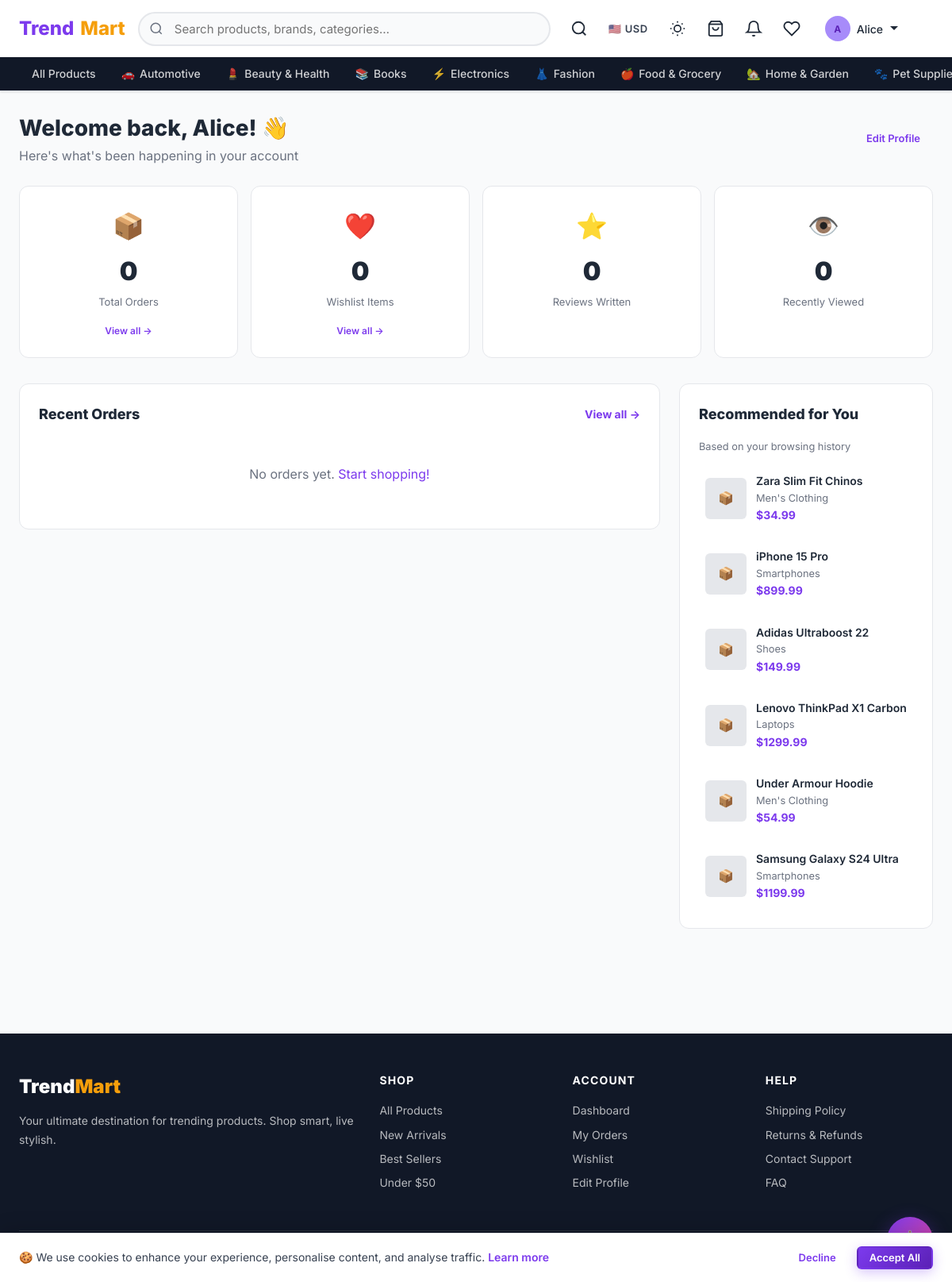
The app's page /dashboard/ (signed in), older data.
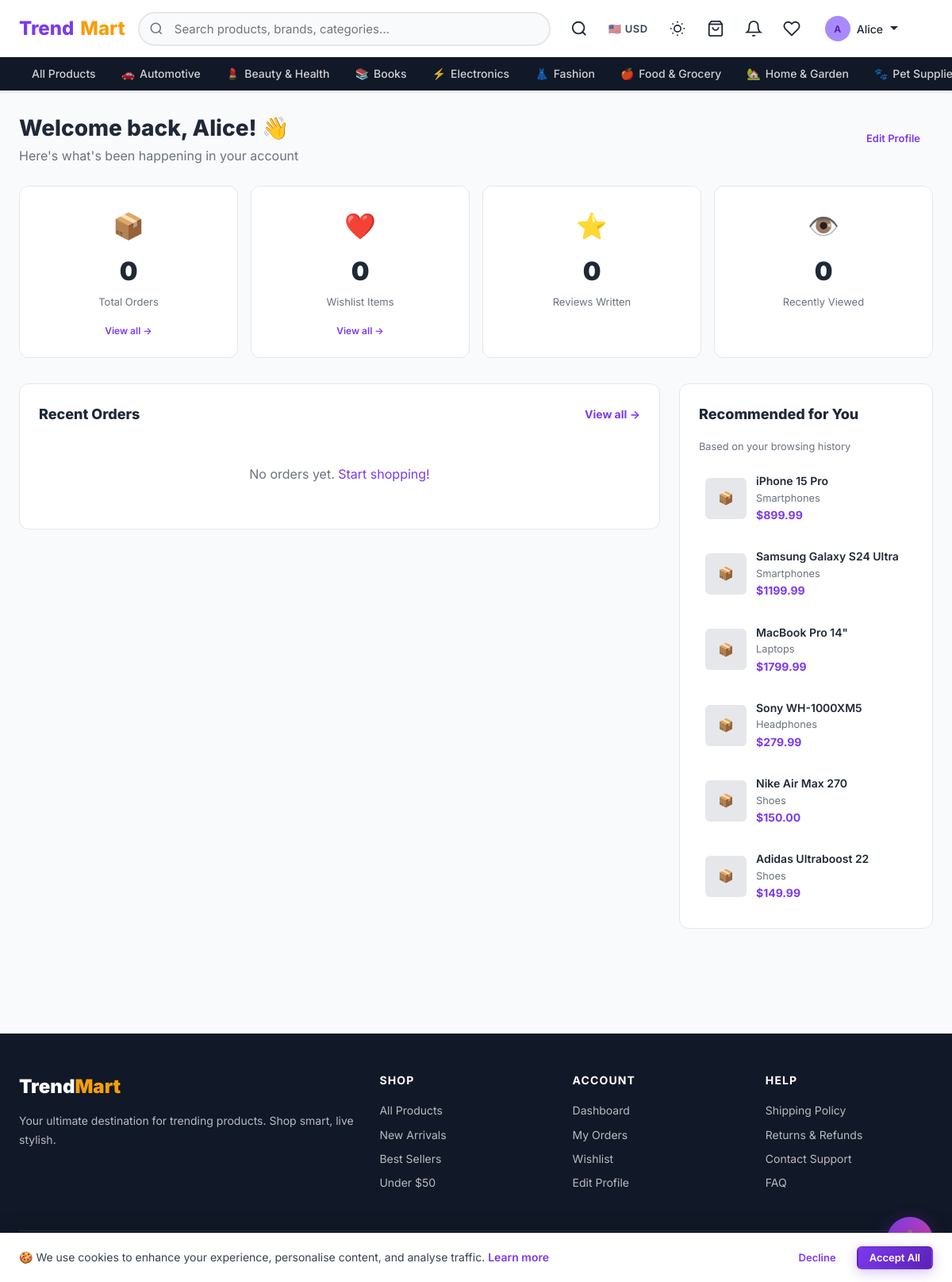
The same page, newer data.
### shop/models.py (models this page shows, shortened)
class Category(models.Model):
    name = models.CharField(max_length=200)
    slug = models.SlugField(unique=True, blank=True)
    parent = models.ForeignKey(
        'self', null=True, blank=True, on_delete=models.CASCADE, related_name='children'
    )
    description = models.TextField(blank=True)
    icon = models.CharField(max_length=100, blank=True, help_text="Emoji or CSS icon class")
    image = models.ImageField(upload_to='categories/', blank=True, null=True)
    is_active = models.BooleanField(default=True)
    order = models.PositiveIntegerField(default=0)
    class Meta:
        verbose_name_plural = "Categories"
        ordering = ['order', 'name']

class Product(models.Model):
    category = models.ForeignKey(Category, on_delete=models.CASCADE, related_name='products')
    brand = models.ForeignKey(Brand, null=True, blank=True, on_delete=models.SET_NULL, related_name='products')
    retailer = models.ForeignKey(
        User, null=True, blank=True, on_delete=models.SET_NULL, related_name='retailer_products'
    )
    name = models.CharField(max_length=200)
    slug = models.SlugField(unique=True, blank=True)
    description = models.TextField()
    short_description = models.CharField(max_length=300, blank=True)
    price = models.DecimalField(max_digits=10, decimal_places=2)
    sale_price = models.DecimalField(max_digits=10, decimal_places=2, null=True, blank=True)
    image = models.ImageField(upload_to='products/', blank=True, null=True)
    color = models.CharField(max_length=50, blank=True)
    size = models.CharField(max_length=200, blank=True, help_text="Comma-separated sizes, e.g. S,M,L,XL")
    stock = models.PositiveIntegerField(default=0)
    is_featured = models.BooleanField(default=False)
    is_active = models.BooleanField(default=True)
    is_approved = models.BooleanField(default=True)
    tags = models.CharField(max_length=500, blank=True, help_text="Comma-separated tags")
    sku = models.CharField(max_length=100, unique=True, blank=True)
    views_count = models.PositiveIntegerField(default=0)
    created_at = models.DateTimeField(auto_now_add=True)
    updated_at = models.DateTimeField(auto_now=True)
    class Meta:
        ordering = ['-created_at']
    def get_effective_price(self):
        return self.sale_price if self.sale_price else self.price
    def get_absolute_url(self):
        from django.urls import reverse
        return reverse('shop:product_detail', kwargs={'slug': self.slug})

### shop/views.py (the view)
# urls.py: path('dashboard/', views.dashboard, name='dashboard'),
@login_required
def dashboard(request):
    profile, _ = UserProfile.objects.get_or_create(user=request.user)
    if profile.role == 'retailer':
        return retailer_dashboard(request)
    if profile.role == 'admin' or request.user.is_staff:
        return redirect('shop:admin_dashboard')
    return customer_dashboard(request)

### shop/context_processors.py (called while the page is built)
def cart_context(request):
    cart_count = 0
    try:
        if request.user.is_authenticated:
            cart = Cart.objects.filter(user=request.user).first()
        else:
            session_key = request.session.session_key
            cart = Cart.objects.filter(session_key=session_key, user=None).first() if session_key else None
        if cart:
            cart_count = cart.get_item_count()
    except Exception:
        pass
    return {'cart_count': cart_count}

def site_context(request):
    root_categories = Category.objects.filter(parent=None, is_active=True).prefetch_related('children')
    return {
        'site_name': 'TrendMart',
        'site_tagline': 'Shop the Trend, Live the Style',
        'root_categories': root_categories,
    }

### shop/views.py (called while the page is built, shortened)
def get_recommendations(user, limit=6):
    from django.db.models import Count
    viewed_ids = ViewedProduct.objects.filter(user=user).values_list('product_id', flat=True)
    if not viewed_ids:
        return Product.objects.filter(is_active=True, is_approved=True).order_by('-views_count')[:limit]

### templates/shop/dashboard/customer.html (shortened to what the changed rows need)
{% extends "shop/base.html" %}
{% block content %}
<div class="container" style="padding-top:1.5rem;padding-bottom:3rem">
  <div style="display:flex;align-items:center;justify-content:space-between;margin-bottom:1.5rem;flex-wrap:wrap;gap:1rem">
    <div>
      <h1 style="font-size:1.75rem;font-weight:800;color:var(--dark)">Welcome back, {{ user.first_name|default:user.username }}! 👋</h1>
    </div>
  </div>
  <div class="dashboard-grid">
    <div>
      <section class="card" style="margin-bottom:1.25rem" aria-labelledby="orders-heading">
        <div style="display:flex;justify-content:space-between;align-items:center;margin-bottom:1rem">
          <h2 class="card-title" id="orders-heading" style="margin-bottom:0">Recent Orders</h2>
        </div>
      </section>
    </div>
    <div>
      {% if recommendations %}
      <section class="card" style="margin-bottom:1.25rem" aria-labelledby="recs-heading">
        <h2 class="card-title" id="recs-heading">Recommended for You</h2>
        <div style="display:flex;flex-direction:column;gap:.875rem">
          {% for product in recommendations %}
          <a href="{{ product.get_absolute_url }}" style="display:flex;gap:.75rem;align-items:center;text-decoration:none;padding:.5rem;border-radius:var(--radius-sm);transition:background var(--transition)" class="hover-bg">
            {% if product.image %}
              <img src="{{ product.image.url }}" alt="{{ product.name }}" style="width:52px;height:52px;object-fit:cover;border-radius:var(--radius-sm);flex-shrink:0" loading="lazy">
            {% else %}
              <div style="width:52px;height:52px;background:var(--border);border-radius:var(--radius-sm);display:flex;align-items:center;justify-content:center;flex-shrink:0" aria-hidden="true">📦</div>
            {% endif %}
            <div style="min-width:0">
              <div style="font-weight:600;font-size:.875rem;overflow:hidden;text-overflow:ellipsis;white-space:nowrap;color:var(--dark)">{{ product.name }}</div>
              <div style="font-size:.8rem;color:var(--text-light)">{{ product.category.name }}</div>
              <div style="font-weight:700;color:var(--primary);font-size:.875rem">${{ product.get_effective_price }}</div>
            </div>
          </a>
          {% endfor %}
        </div>
      </section>
      {% endif %}
    </div>
  </div>
</div>
{% endblock %}

### templates/shop/base.html (shortened to what the changed rows need)
{% load static %}
<!DOCTYPE html>
<html lang="en">
<head>
  <link rel="stylesheet" href="{% static 'css/main.css' %}">
</head>
<body>
<header>
  <nav class="navbar" role="navigation" aria-label="Main navigation">
    <div class="nav-categories" role="navigation" aria-label="Category navigation">
      <div class="nav-categories-inner">
        <a href="{% url 'shop:product_list' %}" class="nav-cat-link">All Products</a>
        {% for cat in root_categories %}
          <a href="{% url 'shop:category' cat.slug %}" class="nav-cat-link">
            {% if cat.icon %}<span aria-hidden="true">{{ cat.icon }}</span>{% endif %}
            {{ cat.name }}
          </a>
        {% endfor %}
      </div>
    </div>
  </nav>
</header>
<main id="main-content" tabindex="-1">
  {% block content %}{% endblock %}
</main>
</body>
</html>

Row changes from the older to the newer data that the page shows:
no longer on this page (row edited): Product: name "Zara Slim Fit Chinos", category.name "Men's Clothing", get_effective_price "34.99"
no longer on this page (row edited): Product: name "Lenovo ThinkPad X1 Carbon", category.name "Laptops", get_effective_price "1299.99"
no longer on this page (row edited): Product: name "Under Armour Hoodie", category.name "Men's Clothing", get_effective_price "54.99"
shown differently, row unchanged: Product "Samsung Galaxy S24 Ultra": moves up the list
now on this page (row unchanged): Product: name "MacBook Pro 14\"", category.name "Laptops", get_effective_price "1799.99"
now on this page (row unchanged): Product: name "Sony WH-1000XM5", category.name "Headphones", get_effective_price "279.99"
now on this page (row unchanged): Product: name "Nike Air Max 270", category.name "Shoes", get_effective_price "150.00"
